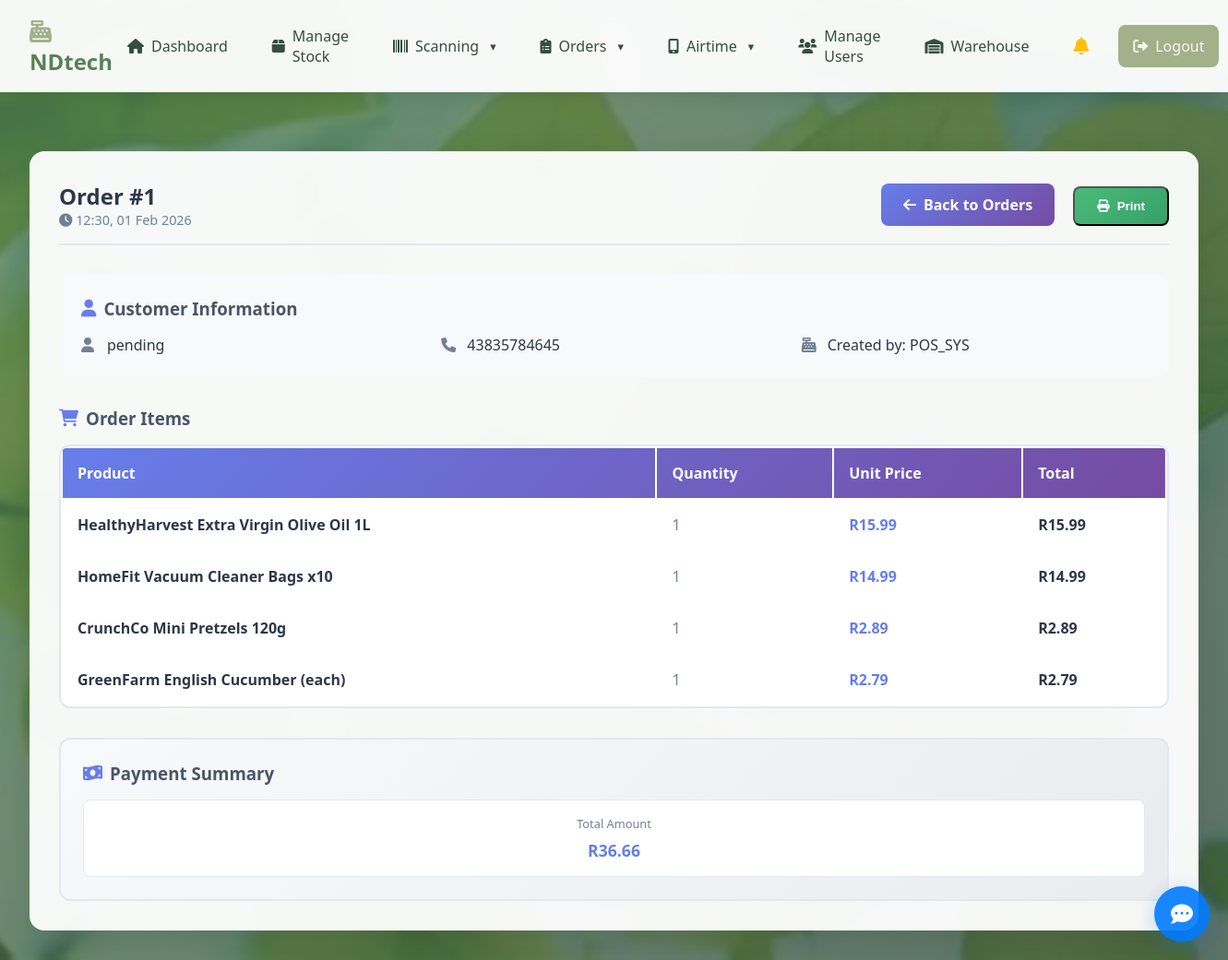
Page /pending_orders/1/complete/ (signed in) on the committed database.
### nano/models.py (models this page shows, shortened)
class PendingOrder(models.Model):
    customer_name = models.CharField(max_length=100)
    customer_phone = models.CharField(max_length=15)
    items = models.JSONField()  # Store cart items as JSON
    total = models.DecimalField(max_digits=10, decimal_places=2)
    created_at = models.DateTimeField(auto_now_add=True)
    status = models.CharField(max_length=20, default='pending')  # pending, completed, cancelled
    user = models.ForeignKey(User, on_delete=models.CASCADE, null=True, blank=True)

### nano/views.py (the view, shortened to what this page needs)
# urls.py: path('pending_orders/<int:order_id>/complete/', views.complete_order, name='complete_order'),
@login_required
def complete_order(request, order_id):
    if not (request.user.is_superuser or (hasattr(request.user, 'userprofile') and request.user.userprofile.role in ['admin', 'manager', 'cashier'])):
        return HttpResponseForbidden("You do not have permission to access this page.")
    order = get_object_or_404(PendingOrder, id=order_id)
    items_with_totals = []
    if order.items:
        for item in order.items:
            item_total = item.get('quantity', 0) * item.get('price', 0)
            items_with_totals.append({
                'product': item.get('product', 'Unknown Product'),
                'quantity': item.get('quantity', 0),
                'price': item.get('price', 0),
                'total': item_total
            })
    return render(request, 'nano/order_details.html', {
        'order': order,
        'items_with_totals': items_with_totals
    })

### nano/authentication.py (called while the page is built)
    def get_user(self, user_id):
        try:
            user = User.objects.get(pk=user_id)
            if not user.is_active:
                return None
            try:
                user_profile = UserProfile.objects.get(user=user)
                if not user_profile.is_active:
                    return None
            except UserProfile.DoesNotExist:
                pass
            return user
        except User.DoesNotExist:
            return None

### nano/templates/nano/order_details.html (shortened to what this page needs)
{% extends 'nano/base.html' %}
{% load static %}
{% load dict_filters %}
{% block extra_css %}
<link rel="stylesheet" href="{% static 'nano/home.css' %}">
{% endblock %}
{% block content %}
        <div class="order-container">
            <div class="order-header">
                <div>
                    <h1 class="order-title">Order #{{ order.id }}</h1>
                    <div class="order-time">
                        <i class="fas fa-clock"></i> {{ order.created_at|date:"H:i, d M Y" }}
                    </div>
                </div>
                <div>
                    <a href="{% url 'completed_orders' %}" class="back-btn">
                        <i class="fas fa-arrow-left"></i> Back to Orders
                    </a>
                    <button onclick="window.print()" class="print-btn">
                        <i class="fas fa-print"></i> Print
                    </button>
                </div>
            </div>
            <div class="customer-info">
                <h3><i class="fas fa-user"></i> Customer Information</h3>
                <div class="customer-details">
                    <div class="customer-detail">
                        <i class="fas fa-user"></i>
                        <span>{{ order.customer_name }}</span>
                    </div>
                    <div class="customer-detail">
                        <i class="fas fa-phone"></i>
                        <span>{{ order.customer_phone }}</span>
                    </div>
                    <div class="customer-detail">
                        <i class="fas fa-cash-register"></i>
                        <span>Created by: {{ order.user.username|default:"System" }}</span>
                    </div>
                </div>
            </div>
            <div class="items-section">
                <h3><i class="fas fa-shopping-cart"></i> Order Items</h3>
                <table class="items-table">
                    <thead>
                        <tr>
                            <th>Product</th>
                            <th>Quantity</th>
                            <th>Unit Price</th>
                            <th>Total</th>
                        </tr>
                    </thead>
                    <tbody>
                        {% for item in items_with_totals %}
                        <tr>
                            <td class="item-name">{{ item.product }}</td>
                            <td class="item-quantity">{{ item.quantity }}</td>
                            <td class="item-price">R{{ item.price }}</td>
                            <td class="item-total">R{{ item.total }}</td>
                        </tr>
                        {% endfor %}
                    </tbody>
                </table>
            </div>
            {% if order.status == 'completed' %}
            <div class="payment-summary">
                <h3><i class="fas fa-money-bill-wave"></i> Payment Summary</h3>
                <div class="payment-details">
                    <div class="payment-detail">
                        <div class="payment-detail-label">Total Amount</div>
                        <div class="payment-detail-value total-amount">R{{ order.total }}</div>
                    </div>
                </div>
            </div>
            {% endif %}
        </div>
{% endblock %}

### nano/static/nano/styles.css (style rules this page uses)
body { font-family: Arial, sans-serif; margin: 0; padding: 0; background-color: #f5f5f0; }

### nano/static/nano/home.css (style rules this page uses)
* { margin: 0; padding: 0; box-sizing: border-box; }
body { font-family: 'Segoe UI', Tahoma, Geneva, Verdana, sans-serif !important; background-image: url('dashboard-bg.webp') !important; background-size: cover !important; background-position: center !important; background-repeat: no-repeat !important; background-attachment: fixed !important; min-height: 100vh !important; color: #f5f5f0 !important; position: relative !important; }
body::before { content: '' !important; position: absolute !important; top: 0 !important; left: 0 !important; right: 0 !important; bottom: 0 !important; background: linear-gradient(135deg, rgba(88, 129, 87, 0.8) 0%, rgba(52, 78, 65, 0.8) 100%) !important; z-index: -1 !important; }

### nano/templates/nano/order_details.html (style rules this page uses)
.order-container { background: rgba(255, 255, 255, 0.95); backdrop-filter: blur(10px); border-radius: 1rem; padding: 2rem; box-shadow: 0 8px 32px rgba(0, 0, 0, 0.1); margin-top: 2rem; }
.order-header { display: flex; justify-content: space-between; align-items: center; margin-bottom: 2rem; padding-bottom: 1rem; border-bottom: 2px solid #e2e8f0; }
.order-title { color: #2d3748; font-size: 1.5rem; font-weight: 700; }
.order-time { color: #718096; font-size: 0.9rem; }
.customer-info { background: #f8f9fa; border-radius: 0.75rem; padding: 1.5rem; margin-bottom: 2rem; }
.customer-info h3 { color: #4a5568; margin-bottom: 1rem; display: flex; align-items: center; gap: 0.5rem; }
.customer-info h3 i { color: #667eea; }
.customer-details { display: grid; grid-template-columns: repeat(auto-fit, minmax(200px, 1fr)); gap: 1rem; }
.customer-detail { display: flex; align-items: center; gap: 0.5rem; }
.customer-detail i { color: #718096; width: 20px; }
.customer-detail span { color: #2d3748; font-weight: 500; }
.items-section { margin-bottom: 2rem; }
.items-section h3 { color: #4a5568; margin-bottom: 1rem; display: flex; align-items: center; gap: 0.5rem; }
.items-section h3 i { color: #667eea; }
.items-table { width: 100%; background: white; border-radius: 0.75rem; overflow: hidden; border: 2px solid #e2e8f0; }
.items-table thead { background: linear-gradient(135deg, #667eea, #764ba2); color: white; }
.items-table th, .items-table td { padding: 1rem; text-align: left; }
.items-table tbody tr { border-bottom: 1px solid #e2e8f0; transition: background-color 0.2s ease; }
.items-table tbody tr:last-child { border-bottom: none; }
.item-name { font-weight: 600; color: #2d3748; }
.item-quantity { color: #718096; }
.item-price { color: #667eea; font-weight: 600; }
.item-total { color: #2d3748; font-weight: 700; }
.payment-summary { background: linear-gradient(135deg, #f8f9fa 0%, #e9ecef 100%); border-radius: 0.75rem; padding: 1.5rem; border: 2px solid #e2e8f0; }
.payment-summary h3 { color: #4a5568; margin-bottom: 1rem; display: flex; align-items: center; gap: 0.5rem; }
.payment-summary h3 i { color: #667eea; }
.payment-details { display: grid; grid-template-columns: repeat(auto-fit, minmax(150px, 1fr)); gap: 1rem; }
.payment-detail { text-align: center; padding: 1rem; background: white; border-radius: 0.5rem; border: 1px solid #e2e8f0; }
.payment-detail-label { font-size: 0.8rem; color: #718096; margin-bottom: 0.5rem; }
.payment-detail-value { font-weight: 700; font-size: 1.1rem; }
.total-amount { color: #667eea; }
.back-btn { display: inline-flex; align-items: center; gap: 0.5rem; padding: 0.75rem 1.5rem; background: linear-gradient(135deg, #667eea, #764ba2); color: white; text-decoration: none; border-radius: 0.5rem; font-weight: 600; transition: all 0.3s ease; }
.print-btn { display: inline-flex; align-items: center; gap: 0.5rem; padding: 0.75rem 1.5rem; background: linear-gradient(135deg, #48bb78, #38a169); color: white; text-decoration: none; border-radius: 0.5rem; font-weight: 600; transition: all 0.3s ease; margin-left: 1rem; }

### rows in the picture
PendingOrder: id "1", created_at "12:30, 01 Feb 2026", customer_name "pending", customer_phone "43835784645", user.username "POS_SYS", total "36.66"

### other values in the picture
{{ item.product }} "HealthyHarvest Extra Virgin Olive Oil 1L" "HomeFit Vacuum Cleaner Bags x10" "CrunchCo Mini Pretzels 120g" "GreenFarm English Cucumber (each)"
{{ item.quantity }} "1" "1" "1" "1"
{{ item.price }} "15.99" "14.99" "2.89" "2.79"
{{ item.total }} "15.99" "14.99" "2.89" "2.79"
